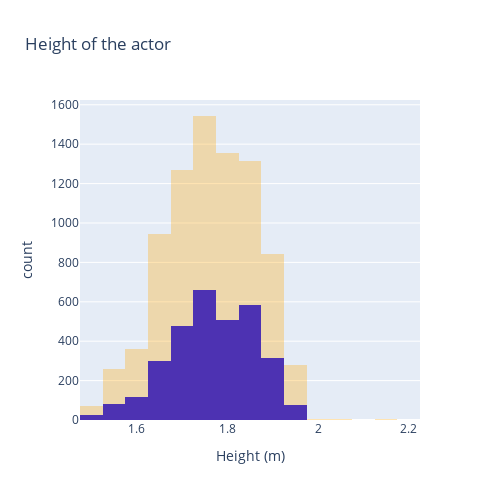
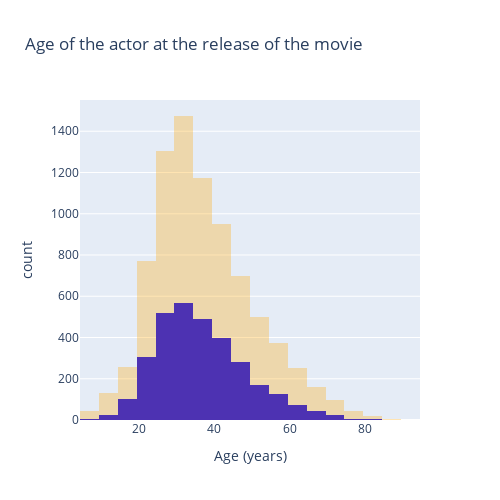

These figures' notebook cell, in order:
### Code cell
figs_actor = histo_acots_plotly(lead_actors_data_on_subset_movie)
figs_all_actor = histo_acots_plotly(characters_data_on_subset_movie)

overlayed_figs = []

colors_actor = "blue"  
colors_all_actor = "rgba(255, 165, 0, 0.3)"  

for i in range(len(figs_actor)):
    fig = figs_actor[i]  

    for trace in fig.data:
        trace.marker.color = colors_actor
        trace.name = "Lead Actors"

    for trace in figs_all_actor[i].data:
        trace.marker.color = colors_all_actor
        trace.name = "All Actors"
        fig.add_trace(trace)  

    fig.update_layout(
        barmode="overlay",  
        legend_title="Dataset",
    )
    overlayed_figs.append(fig)

for i, fig in enumerate(overlayed_figs):
    fig.show()

### Figure 1 — Plotly figure (JSON) as saved in the notebook; plotly's stock layout.template omitted (floating-point values rounded to 4 significant figures; data arrays with more than 128 entries replaced by an {"elided": "..."} marker saying what was removed)
{"data": [{"alignmentgroup": "True", "bingroup": "x", "hovertemplate": "Height (m)=%{x}<br>count=%{y}<extra></extra>", "legendgroup": "", "marker": {"color": "blue", "pattern": {"shape": ""}}, "name": "Lead Actors", "nbinsx": 25, "offsetgroup": "", "orientation": "v", "showlegend": false, "type": "histogram", "x": {"elided": "3145 float values"}, "xaxis": "x", "yaxis": "y"}, {"alignmentgroup": "True", "bingroup": "x", "hovertemplate": "Height (m)=%{x}<br>count=%{y}<extra></extra>", "legendgroup": "", "marker": {"color": "rgba(255, 165, 0, 0.3)", "pattern": {"shape": ""}}, "name": "All Actors", "nbinsx": 25, "offsetgroup": "", "orientation": "v", "showlegend": false, "type": "histogram", "x": {"elided": "8243 float values"}, "xaxis": "x", "yaxis": "y"}], "layout": {"barmode": "overlay", "height": 500, "legend": {"title": {"text": "Dataset"}, "tracegroupgap": 0}, "title": {"text": "Height of the actor"}, "width": 500, "xaxis": {"anchor": "y", "domain": [0, 1], "title": {"text": "Height (m)"}}, "yaxis": {"anchor": "x", "domain": [0, 1], "title": {"text": "count"}}}}

### Figure 2 — Plotly figure (JSON) as saved in the notebook; plotly's stock layout.template omitted (floating-point values rounded to 4 significant figures; data arrays with more than 128 entries replaced by an {"elided": "..."} marker saying what was removed)
{"data": [{"alignmentgroup": "True", "bingroup": "x", "hovertemplate": "Age (years)=%{x}<br>count=%{y}<extra></extra>", "legendgroup": "", "marker": {"color": "blue", "pattern": {"shape": ""}}, "name": "Lead Actors", "nbinsx": 25, "offsetgroup": "", "orientation": "v", "showlegend": false, "type": "histogram", "x": {"elided": "3145 int values"}, "xaxis": "x", "yaxis": "y"}, {"alignmentgroup": "True", "bingroup": "x", "hovertemplate": "Age (years)=%{x}<br>count=%{y}<extra></extra>", "legendgroup": "", "marker": {"color": "rgba(255, 165, 0, 0.3)", "pattern": {"shape": ""}}, "name": "All Actors", "nbinsx": 25, "offsetgroup": "", "orientation": "v", "showlegend": false, "type": "histogram", "x": {"elided": "8243 int values"}, "xaxis": "x", "yaxis": "y"}], "layout": {"barmode": "overlay", "height": 500, "legend": {"title": {"text": "Dataset"}, "tracegroupgap": 0}, "title": {"text": "Age of the actor at the release of the movie"}, "width": 500, "xaxis": {"anchor": "y", "domain": [0, 1], "title": {"text": "Age (years)"}}, "yaxis": {"anchor": "x", "domain": [0, 1], "title": {"text": "count"}}}}
